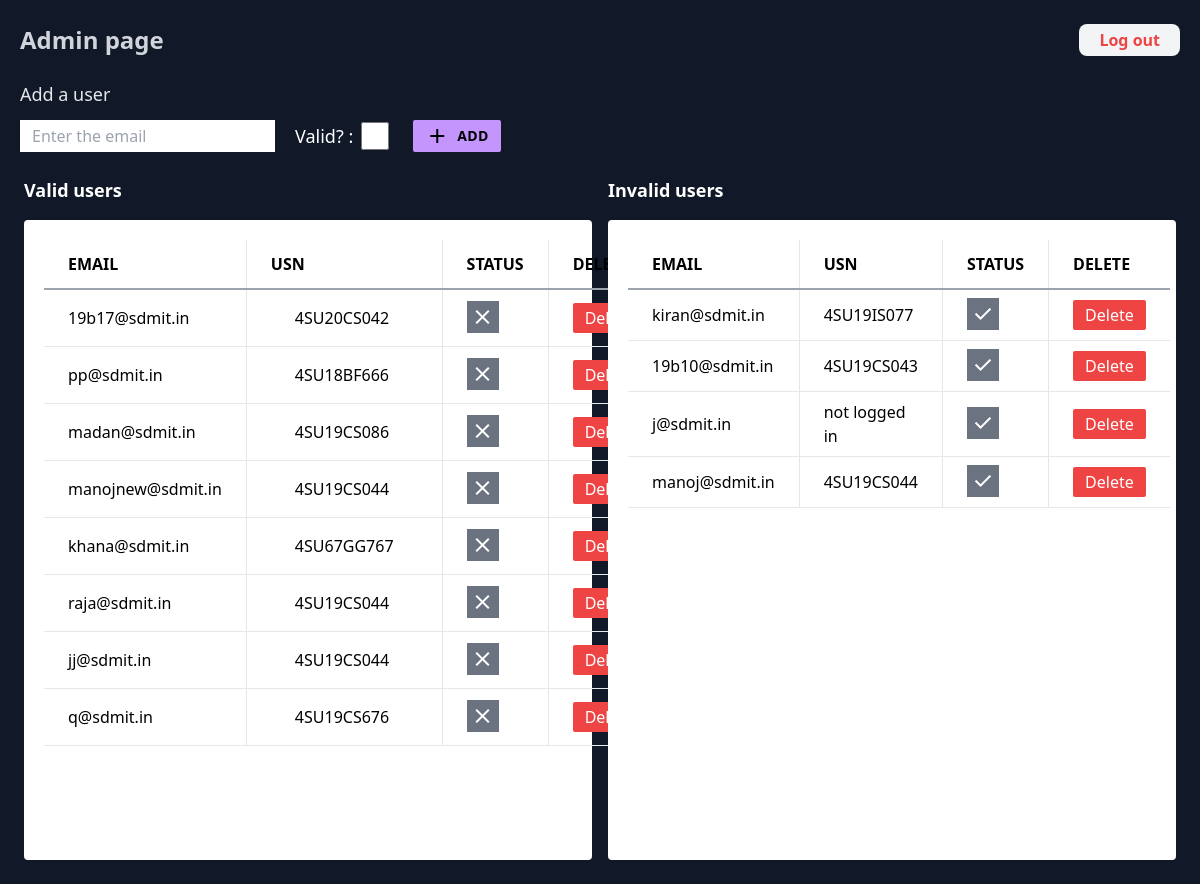
Before: /n/admin/ (signed in) with the older database file.
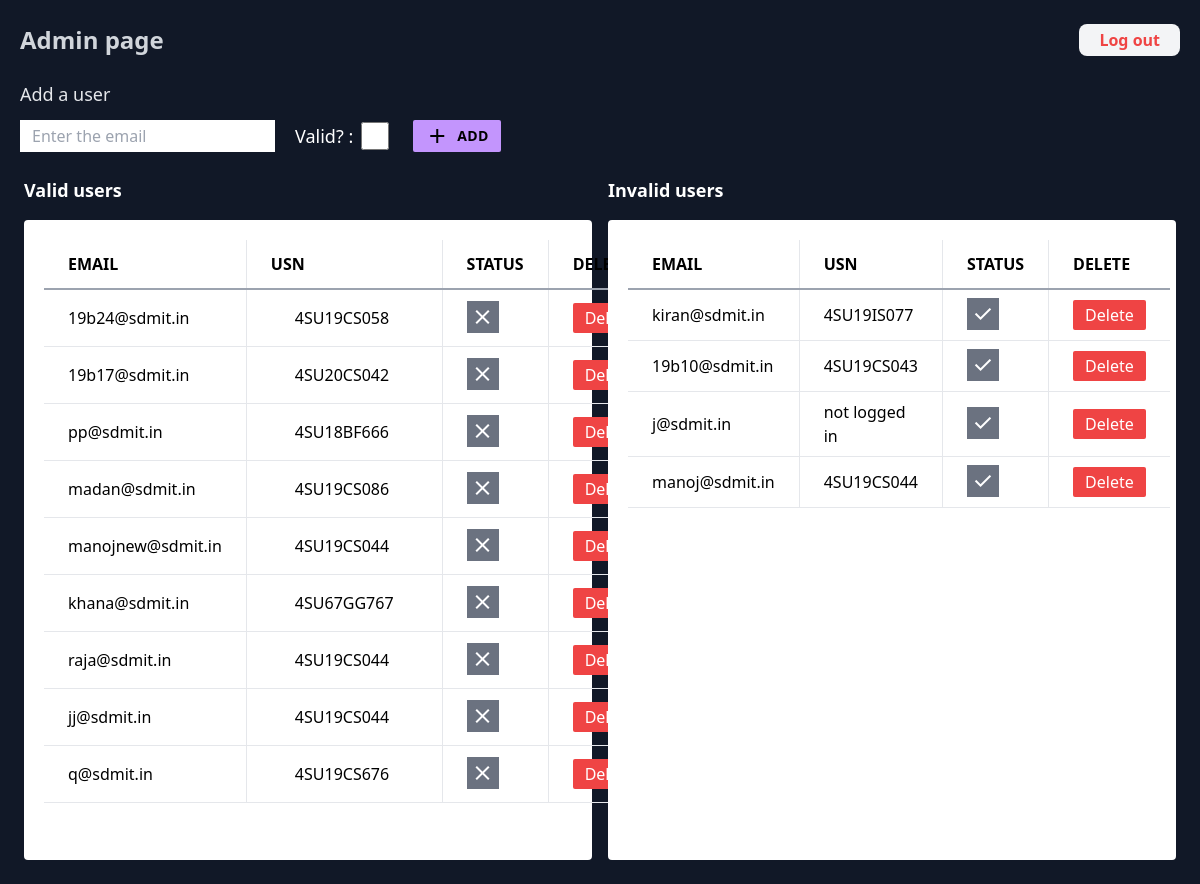
After: the same page with the newer database file.
### network/models.py (models this page shows, shortened)
class authusers(models.Model):
    user = models.TextField(blank=True,default="")
    email = models.EmailField(blank=True,primary_key=True,default="")
    valid = models.BooleanField(default=True)
    date_created = models.DateTimeField(default=timezone.now)

### network/views.py (the view, shortened to what this page needs)
# urls.py: path("n/admin/", views.adminpage, name="adminpage"),
@login_required(login_url='/n/admin/login')
def adminpage(request):
    return render(request,'network/admin.html',{
        'users':authusers.objects.values().exclude(user='adminsuper').order_by('-date_created')
    })

### network/templates/network/admin.html (shortened to what this page needs)
<!DOCTYPE html>
<html lang="en">
<head>
    <script src="https://cdn.tailwindcss.com"></script>
</head>
<body class='overflow-x-hidden'>
    <div class=' w-screen min-h-screen bg-gray-900 overflow-x-hidden'>
        <div class="  h-20  flex justify-between items-center w-full">
            <p class="text-2xl  font-bold  text-gray-300 px-5">
                Admin page
            </p>
            <a href="{% url 'adminlogout' %}" class="px-5 py-1 rounded-lg mx-5 text-red-500 font-bold bg-gray-100">Log out</a>
        </div>
        <div class='w-full'>
            <p class=" text-gray-200 mx-5 text-lg ">Add a user</p>
            <form action="" method='post' >
            <div class="px-5 flex justify-start pt-3 items-center w-screen">
                <input type="text" name='email'  autocomplete='off' class=' mr-3 py-1 px-3' placeholder="Enter the email"  id='usn'>
                <p class='text-white text-lg inline-block mx-2'>Valid? :</p>
                <input type="checkbox" name='check[]' class='p-4 h-7 w-7 inline bg-red-400 mr-2'>
                <button type="submit" class=" px-3 py-1   bg-[#C395FD] hover:bg-[#d399ff] rounded-sm mx-4 flex justify-betweeen items-center" id='add' >
                    <span class="material-symbols-outlined  ">add</span>
                    <p class="text-sm text-black font-bold tracking-wide ml-2">ADD</p>
                </button>
            </div>
            </form>
        </div>
        <div class="w-screen overflow-x-hidden h-fit grid grid-cols-2 gap-4 p-6">
            <p class="text-white text-left text-lg font-bold ">Valid users</p>
            <p class="text-white text-left text-lg font-bold ">Invalid users</p>
            <div class="bg-white p-5 rounded">
                <table class="table-auto w-full h-fit text-left text-base">
                    <thead>
                    <tr class="uppercase border-b-2 border-gray-400 ">
                        <th class="px-6  py-3 border-r">Email</th>
                        <th class="px-6  py-3 border-r">USN</th>
                        <th class="px-6  py-3 border-r">status</th>
                        <th class="px-6 py-3 ">delete</th>
                    </tr>
                    </thead>
                    <tbody>
                    {% for user in users  %}
                        {% if user.valid %}
                            <tr class="border-b ">
                                <td class="px-6 py-2  border-r">{{ user.email }}</td>
                                <td class="px-6 py-2  border-r">
                                    {% if user.user %}
                                        <p class="px-6 py-2  ">{{ user.user }}</p>
                                    {% else %}
                                        <p class="px-6 py-2  ">not logged in</p>
                                    {% endif %}
                                </td>
                                <td class="px-6 py-2 border-r "><a href="{% url 'changevalid' user.email %}"><span class="bg-gray-500 material-symbols-outlined text-white p-1 ">close</span></a></td>
                                <td class="px-6 py-2  "><button><a href="{% url 'removeuser' user.email %}" class="bg-red-500 px-3 py-1 rounded-sm text-white ">Delete</a></button></td>
                            </tr>
                        {% endif %}
                    {% endfor %}
                    </tbody>
                </table>
                </div>
                <div class="bg-white p-5 rounded min-h-[40rem] overflow-y-scroll">
                <table class="table-auto w-full h-fit text-left text-base">
                    <thead>
                    <tr class="uppercase border-b-2 border-gray-400 ">
                        <th class="px-6 py-3 border-r ">Email</th>
                        <th class="px-6 py-3 border-r ">USN</th>
                        <th class="px-6 py-3 border-r ">status</th>
                        <th class="px-6 py-3 ">delete</th>
                    </tr>
                    </thead>
                    <tbody>
                    {% for user in users  %}
                        {% if not user.valid %}
                            <tr class="border-b ">
                                <td class="px-6 py-2 border-r ">{{ user.email }}</td>
                                <td class="px-6 py-2 border-r ">
                                    {% if user.user %}
                                        <p>{{ user.user }}</p>
                                    {% else %}
                                        <p>not logged in</p>
                                    {% endif %}
                                </td>
                                <td class="px-6 py-2 border-r "><a href="{% url 'changevalid' user.email %}"><span class="bg-gray-500 material-symbols-outlined text-white p-1 ">done</span></a></td>
                                <td class="px-6 py-2  "><button><a href="{% url 'removeuser' user.email %}" class="bg-red-500 px-3 py-1 rounded-sm text-white ">Delete</a></button></td>
                            </tr>
                        {% endif %}
                    {% endfor %}
                    </tbody>
                </table>
            </div>
        </div>
    </div>
</body>
</html>

Changed rows visible on the page:
added authusers: email "19b24@sdmit.in", user "4SU19CS058"
